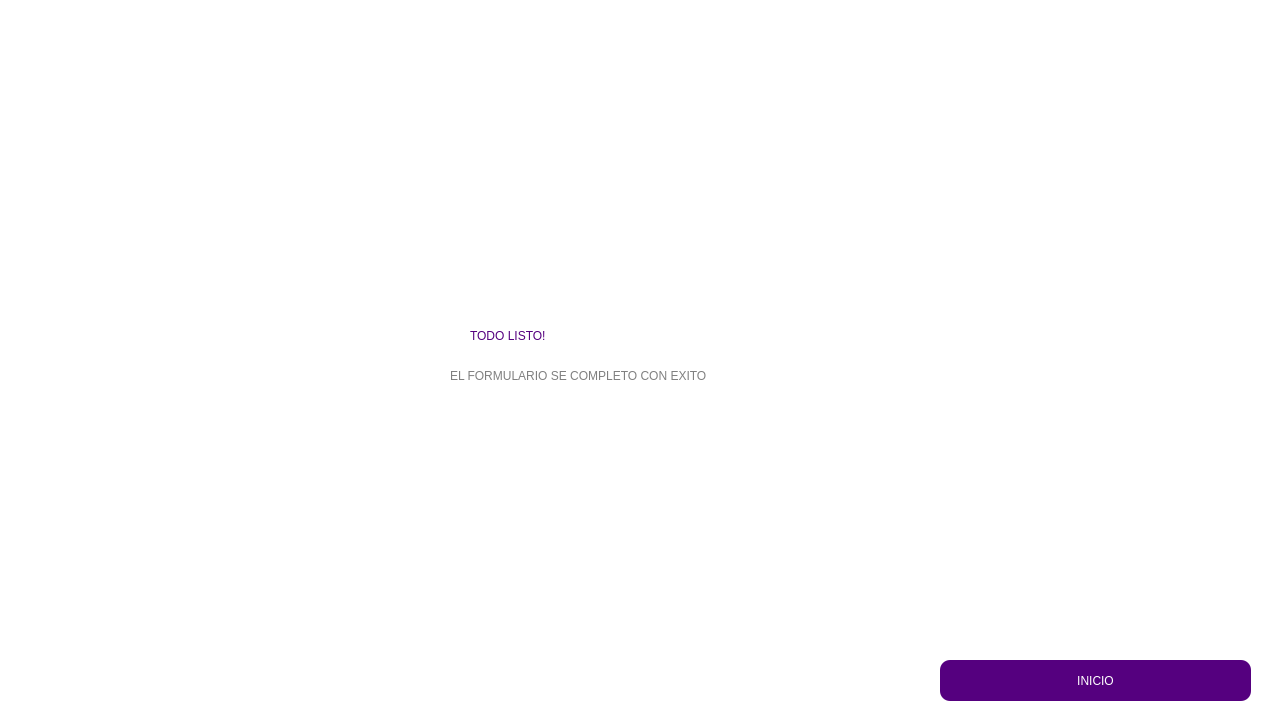
<?xml version="1.0" encoding="UTF-8"?>
<ui version="4.0">
 <class>MainWindow</class>
 <widget class="QMainWindow" name="MainWindow">
  <property name="geometry">
   <rect>
    <x>0</x>
    <y>0</y>
    <width>1280</width>
    <height>720</height>
   </rect>
  </property>
  <property name="minimumSize">
   <size>
    <width>1280</width>
    <height>720</height>
   </size>
  </property>
  <property name="maximumSize">
   <size>
    <width>1280</width>
    <height>720</height>
   </size>
  </property>
  <property name="windowTitle">
   <string>MainWindow</string>
  </property>
  <widget class="QWidget" name="centralwidget">
   <property name="styleSheet">
    <string notr="true">QWidget#centralwidget{}</string>
   </property>
   <layout class="QVBoxLayout" name="verticalLayout">
    <property name="spacing">
     <number>0</number>
    </property>
    <property name="leftMargin">
     <number>0</number>
    </property>
    <property name="topMargin">
     <number>0</number>
    </property>
    <property name="rightMargin">
     <number>0</number>
    </property>
    <property name="bottomMargin">
     <number>0</number>
    </property>
    <item>
     <widget class="QFrame" name="frame">
      <property name="styleSheet">
       <string notr="true">QWidget#frame{
background-color: rgb(0, 0, 0);
}</string>
      </property>
      <property name="frameShape">
       <enum>QFrame::StyledPanel</enum>
      </property>
      <property name="frameShadow">
       <enum>QFrame::Raised</enum>
      </property>
      <widget class="QWidget" name="widget_2" native="true">
       <property name="geometry">
        <rect>
         <x>-10</x>
         <y>0</y>
         <width>1301</width>
         <height>721</height>
        </rect>
       </property>
       <property name="styleSheet">
        <string notr="true">QWidget#widget_2{
background-color: rgb(255, 255, 255);
border-radius:10px;
}</string>
       </property>
       <widget class="QLabel" name="label_5">
        <property name="geometry">
         <rect>
          <x>480</x>
          <y>310</y>
          <width>331</width>
          <height>51</height>
         </rect>
        </property>
        <property name="styleSheet">
         <string notr="true">font: 87 35pt &quot;Nexa Heavy&quot;;
color:rgb(85, 0, 127);</string>
        </property>
        <property name="text">
         <string>TODO LISTO!</string>
        </property>
       </widget>
       <widget class="QLabel" name="label_6">
        <property name="geometry">
         <rect>
          <x>460</x>
          <y>360</y>
          <width>361</width>
          <height>31</height>
         </rect>
        </property>
        <property name="styleSheet">
         <string notr="true">font: 87 12pt &quot;Nexa Heavy&quot;;
color: grey;</string>
        </property>
        <property name="text">
         <string>EL FORMULARIO SE COMPLETO CON EXITO</string>
        </property>
       </widget>
       <widget class="QLabel" name="ErrorConstra_2">
        <property name="geometry">
         <rect>
          <x>30</x>
          <y>450</y>
          <width>251</width>
          <height>31</height>
         </rect>
        </property>
        <property name="styleSheet">
         <string notr="true">font: 87 12pt &quot;Nexa Heavy&quot;;
color: red;</string>
        </property>
        <property name="text">
         <string/>
        </property>
       </widget>
       <widget class="QPushButton" name="btnIngresar">
        <property name="geometry">
         <rect>
          <x>950</x>
          <y>660</y>
          <width>311</width>
          <height>41</height>
         </rect>
        </property>
        <property name="styleSheet">
         <string notr="true">font: 87 15pt &quot;Nexa Heavy&quot;;
color:rgb(255, 255, 255);
border-radius:10px;
background-color: rgb(85, 0, 127);</string>
        </property>
        <property name="text">
         <string>INICIO</string>
        </property>
       </widget>
      </widget>
     </widget>
    </item>
   </layout>
  </widget>
 </widget>
 <resources/>
 <connections/>
</ui>
